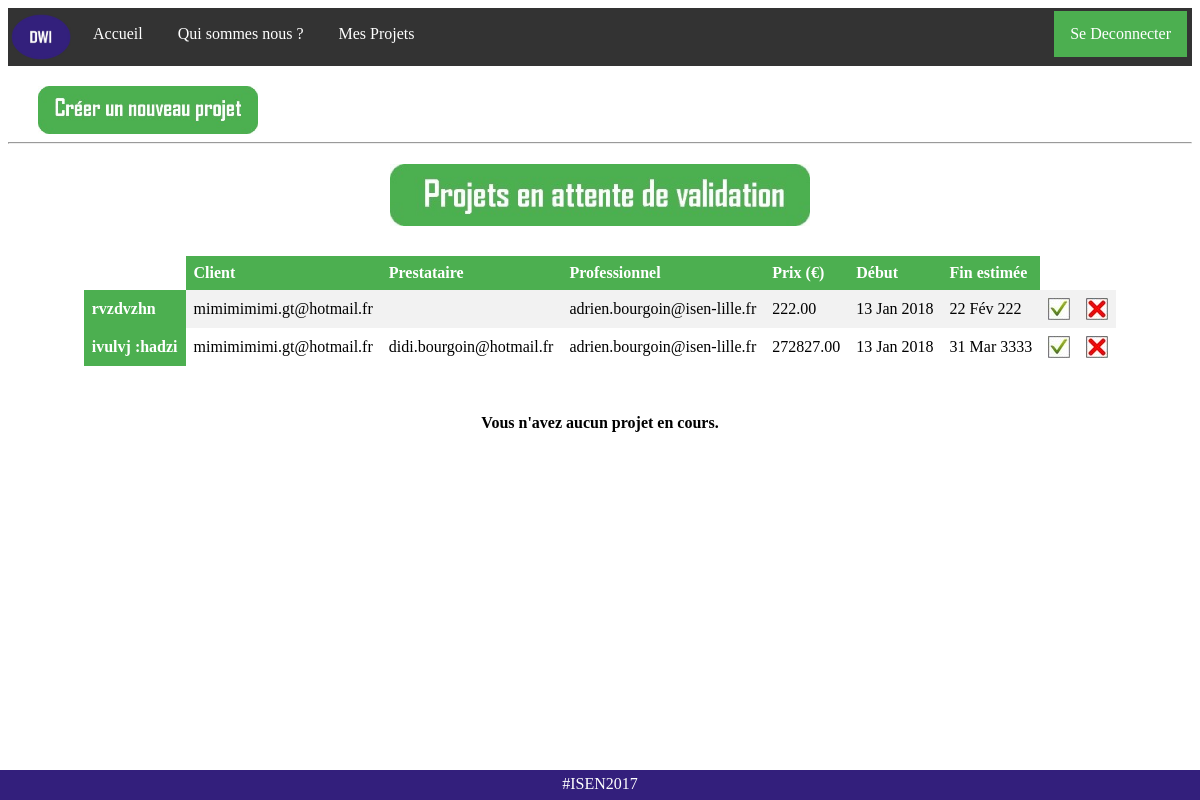
Before: /connected (signed in) with the older database file.
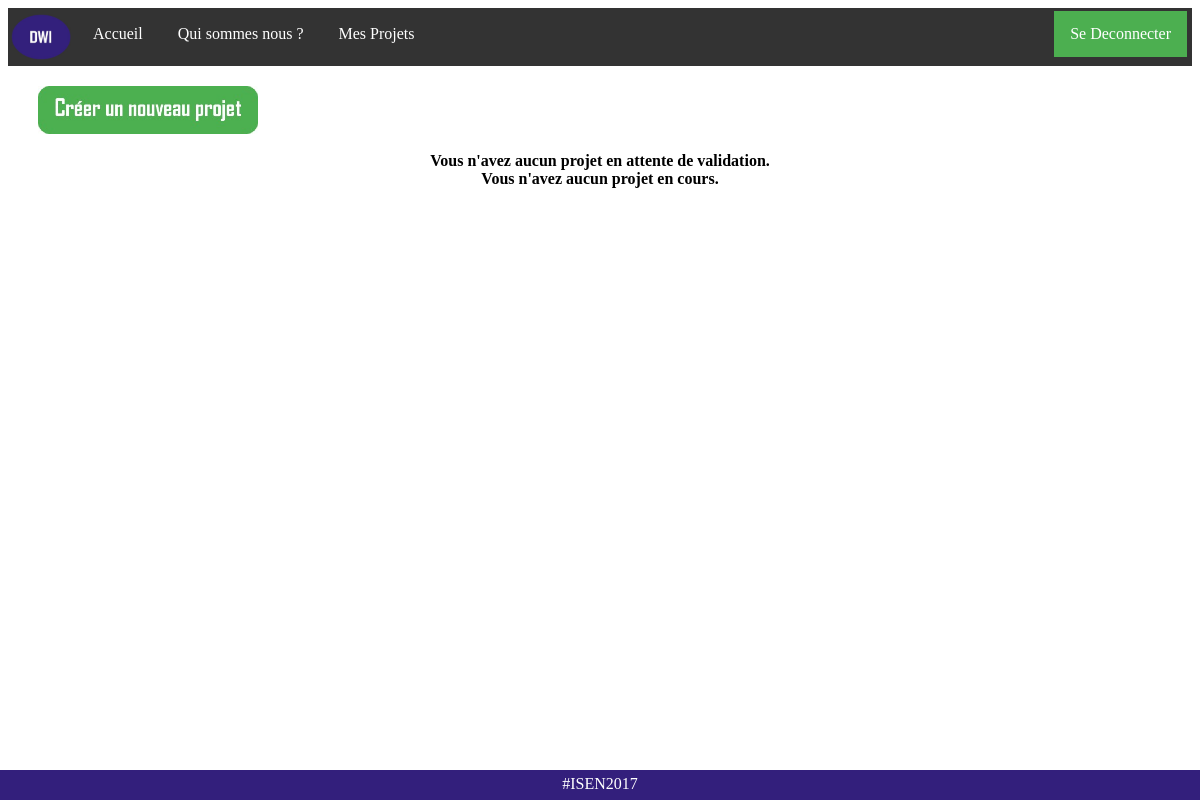
After: the same page with the newer database file.
### TheSafeDeal_NoAdmin/models.py (models this page shows, shortened)
class Projet(models.Model):
	titre = models.CharField(max_length=200)
	key = models.CharField(max_length=32, unique=True)
	prestataire = models.TextField(max_length=150, blank=True)
	client = models.TextField(max_length=150)
	professionnel = models.TextField(max_length=150)
	date_debut = models.DateTimeField(auto_now_add = True, auto_now=False)
	date_fin = models.DateTimeField(auto_now = False, blank = False)
	description = models.TextField()
	prix = models.DecimalField(max_digits=9, decimal_places=2)
	isValidate_Prestataire = models.BooleanField(default=False)
	isValidate_Professionnel = models.BooleanField(default=False)
	isValidate_Client = models.BooleanField(default=False)
	REQUIERED_FIELDS = []

### TheSafeDeal_NoAdmin/views.py (the view, shortened to what this page needs)
# urls.py: url(r'^connected$', views.connected, name='connected'),
def connected(request):
    user = request.user
    if user.is_authenticated() :
        utilisateur = CustomUser.objects.get(username=request.user)
        validated_projects = utilisateur.get_validated_projects_list()[0]
        unvalidated_projects = utilisateur.get_validated_projects_list()[1]
        if request.method == "POST":
            form = NewProjectForm(request.POST)
            if form.is_valid():
                cleaned_info = form.cleaned_data
                new_project = form.save(commit=False)
                new_project.key = get_random_string(length=32)
                new_project.date_debut = timezone.now()
                if CustomUser.objects.filter(email = cleaned_info['client']).exists() and CustomUser.objects.filter(email = cleaned_info['professionnel']).exists():
                    if cleaned_info['prestataire'] == '':
                        cli = CustomUser.objects.get(email = cleaned_info['client'])
                        pro = CustomUser.objects.get(email = cleaned_info['professionnel'])
                        if cli.typeUser == 'Client' and pro.typeUser == 'Professionnel':
                            new_project.save()
                            cli.add_project(new_project.key)
                            pro.add_project(new_project.key)
                            return redirect(connected)
                        else:
                            error = "Oups! L'adresse email entrée du Professionnel ou Client ne correpond pas à la bonne personne!"
                            return render(request, 'connected.html',{'form':form, 'error': error, 'validated_projects':validated_projects, 'unvalidated_projects':unvalidated_projects})
                    else:
                        if CustomUser.objects.filter(email = cleaned_info['prestataire']).exists():
                            pre = CustomUser.objects.get(email = cleaned_info['prestataire'])
                            pro = CustomUser.objects.get(email = cleaned_info['professionnel'])
                            cli = CustomUser.objects.get(email = cleaned_info['client'])
                            if pre.typeUser == 'Prestataire' and pro.typeUser == 'Professionnel' and cli.typeUser == 'Client':
                                new_project.save()
                                pre.add_project(new_project.key)
                                pro.add_project(new_project.key)
                                cli.add_project(new_project.key)
                                return redirect(connected)
                            else:
                                error = "Oups! L'adresse email entrée du Professionnel ou Prestataire ou Client ne correpond pas à la bonne entité !"
                                return render(request, 'connected.html',{'form':form, 'error': error, 'validated_projects':validated_projects, 'unvalidated_projects':unvalidated_projects})
                        else:
                            error = "Le Prestataire n'est pas enregistré à cette adresse mail, veuillez réessayer."
                            return render(request, 'connected.html',{'form':form, 'error': error, 'validated_projects':validated_projects, 'unvalidated_projects':unvalidated_projects})
                else:
                    if not CustomUser.objects.filter(email = cleaned_info['client']).exists():
                        error = "Le Client n'est pas enregistré à cette adresse mail, veuillez recréer le projet."
                    elif not CustomUser.objects.filter(email = cleaned_info['professionnel']).exists():
                        error = "Le Professionnel n'est pas enregistré à cette adresse mail, veuillez recréer le projet."
                    return render(request, 'connected.html',{'form':form, 'error': error, 'validated_projects':validated_projects, 'unvalidated_projects':unvalidated_projects})
        else:
            form = NewProjectForm()
        return render(request, 'connected.html',{'form':form, 'user':request.user, 'validated_projects':validated_projects, 'unvalidated_projects':unvalidated_projects})
    else:
        form = NewProjectForm()
    return render(request, 'connected.html',{'form':form, 'user':request.user})

### TheSafeDeal_NoAdmin/models.py (called while the page is built)
    def get_projects_list(self):
    	if self.projet == "" :
    		return []
    	else:
    		result = self.projet.split(';')
    		result.remove("")
    		return result

### TheSafeDeal_NoAdmin/templates/connected.html (shortened to what this page needs)
{% load staticfiles %}
<html>
<head>
        <link rel="stylesheet" href="{% static 'css/connected.css' %}" />
</head>
<body>
<ul>
  <li><img src="{% static 'img/logo.jpg' %}" title="Deal With It"></li>
  <li><a href="{% url 'home' %}">Accueil</a></li>
  <li><a href="{% url 'about' %}">Qui sommes nous ?</a></li>
  {% if user.is_authenticated %}
   <li><a href="{% url 'connected' %}">Mes Projets {{ use }}</a></li>
  {% endif %}
  {% if user.is_authenticated %}
  <li style="float:right;padding-right: 5px"><a class="active" href="{% url 'logout' %}">Se Deconnecter</a></li>
  {% endif %}
</ul>
{% if user.is_authenticated %}
<div style="background-color: white;height: auto;padding-left: 30px;padding-top: 20px">
	<img src="{% static 'img/new_project.jpg' %}" class="new_project" onclick="display_form()"/>
</div>
<center>
{% if unvalidated_projects|length != 0 %}
<hr>
<center>
<div class="projet">
	<img src="{% static 'img/waiting_project.jpg' %}" class="waiting_project"/>
	<table>
		<tr>
	     <td></td>
	     <th>Client</th>
	     <th>Prestataire</th>
	     <th>Professionnel</th>
	     <th>Prix (€)</th>
	     <th>Début</th>
	     <th>Fin estimée</th>
	    </tr>
		<tr>
		{% for projet in unvalidated_projects %}
    		<th title={{ projet.description }}>{{ projet.titre }}</th>
	     	<td>{{ projet.client }}</td>
	     	<td>{{ projet.prestataire }}</td>
	     	<td>{{ projet.professionnel }}</td>
	     	<td>{{ projet.prix }}</td>
	     	<td>{{ projet.date_debut|date:"d M Y" }}</td>
	     	<td>{{ projet.date_fin|date:"d M Y" }}</td>
	     	<td><a href="{% url 'connected' %}?key={{ projet.key }}&validate=True"><img src="{% static 'img/accepter.jpg' %}"/></a></td>
	     	<td><a href="{% url 'connected' %}?key={{ projet.key }}&validate=False"><img src="{% static 'img/refuser.jpg' %}"/></a></td>
	    </tr>
		{% endfor %}
	</table>
</div>
{% endif %}
{% if unvalidated_projects|length == 0 %}
<br />
<strong>Vous n'avez aucun projet en attente de validation.</strong>
{% endif %}
{% if validated_projects|length == 0 %}
<br />
<strong>Vous n'avez aucun projet en cours.</strong>
{% endif %}
</center>
{% endif %}
<div class="footer">
  <p>#ISEN2017</p>
</div>
</html>

Changed rows visible on the page:
removed Projet: titre "rvzdvzhn", client "mimimimimi.gt@hotmail.fr", professionnel "adrien.bourgoin@isen-lille.fr", prix "222.00", date_debut "13 Jan 2018", date_fin "22 Fév 222"
removed Projet: titre "ivulvj :hadzi", client "mimimimimi.gt@hotmail.fr", prestataire "didi.bourgoin@hotmail.fr", professionnel "adrien.bourgoin@isen-lille.fr", prix "272827.00", date_debut "13 Jan 2018", date_fin "31 Mar 3333"
Other visible differences:
text no longer shown: "Client Prestataire Professionnel Prix (€) Début Fin estimée"
text now shown: "Vous n'avez aucun projet en attente de validation."
